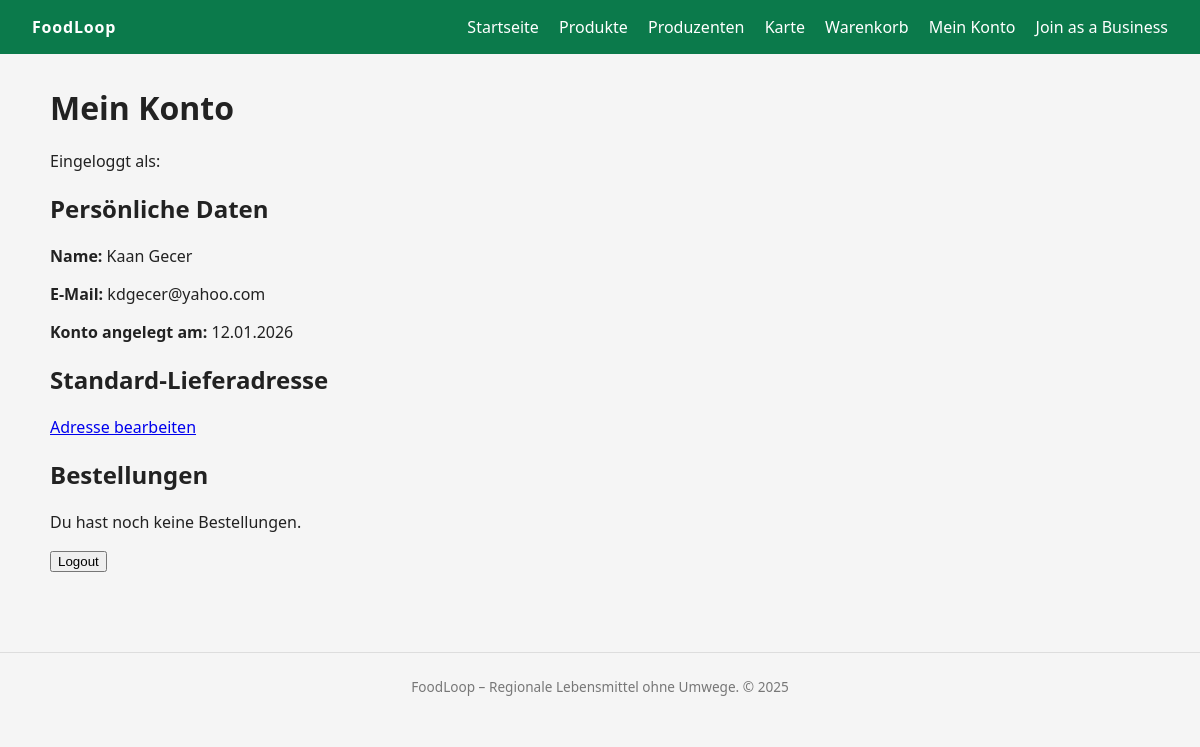
Screenshot of /account (signed in) with the database file from the repository.
### models.py (models this page shows)
class User(db.Model, UserMixin):
    __tablename__ = "user"
    id = db.Column(db.Integer, primary_key=True)
    email = db.Column(db.String(255), unique=True, nullable=False)
    password_hash = db.Column(db.String(255), nullable=False)
    first_name = db.Column(db.String(100), nullable=False)
    last_name = db.Column(db.String(100), nullable=False)
    role = db.Column(db.String(20), nullable=False)  # 'CUSTOMER' | 'PRODUCER'
    created_at = db.Column(db.DateTime, default=datetime.utcnow, nullable=False)
    customer_profile = db.relationship("CustomerProfile", back_populates="user", uselist=False)
    producer_profile = db.relationship("ProducerProfile", back_populates="user", uselist=False)

### app.py (the view)
@app.route("/account")
@login_required
def account():
    if current_user.customer_profile:
        customer_profile = current_user.customer_profile.orders.all()
    else:
        customer_profile = []
    return render_template("account.html", user=current_user, orders=customer_profile)

### app.py (called while the page is built)
@login_manager.user_loader
def load_user(user_id):
    return User.query.get(int(user_id))

### templates/account.html (shortened to what this page needs)
{% extends "base.html" %}
{% block content %}
  <h1>Mein Konto</h1>
  <p>Eingeloggt als: {{ session["user_email"] }}</p>
  <section class="account-section">
    <h2>Persönliche Daten</h2>
    <p><strong>Name:</strong> {{ user.first_name }} {{ user.last_name }}</p>
    <p><strong>E-Mail:</strong> {{ user.email }}</p>
    <p><strong>Konto angelegt am:</strong> {{ user.created_at.strftime("%d.%m.%Y") }}</p>
  </section>
  <section class="account-section">
    <h2>Standard-Lieferadresse</h2>
    <a href="{{ url_for('edit_address') }}">Adresse bearbeiten</a>
  </section>
  <section class="account-section">
    <h2>Bestellungen</h2>
    {% if orders %}
      <ul>
        {% for order in orders %}
          <li>
            <strong>Bestellung #{{ order.id }}</strong> –
            {{ order.created_at.strftime("%d.%m.%Y") }} –
            Gesamt: {{ order.total }} €
            <a href="{{ url_for('order_detail', order_id=order.id) }}">Details</a>
          </li>
        {% endfor %}
      </ul>
    {% else %}
      <p>Du hast noch keine Bestellungen.</p>
    {% endif %}
  </section>
  <form action="{{ url_for('logout') }}" method="post">
    <button type="submit">Logout</button>
  </form>
{% endblock %}

### static/css/styles.css (style rules this page uses)
body { font-family: system-ui, -apple-system, BlinkMacSystemFont, "Segoe UI", sans-serif; margin: 0; background: #f5f5f5; color: #222; }

### rows the page displays
User: first_name "Kaan", last_name "Gecer", email "kdgecer@yahoo.com", created_at "12.01.2026"

### other values shown
{{ 2025 }} "2025"
